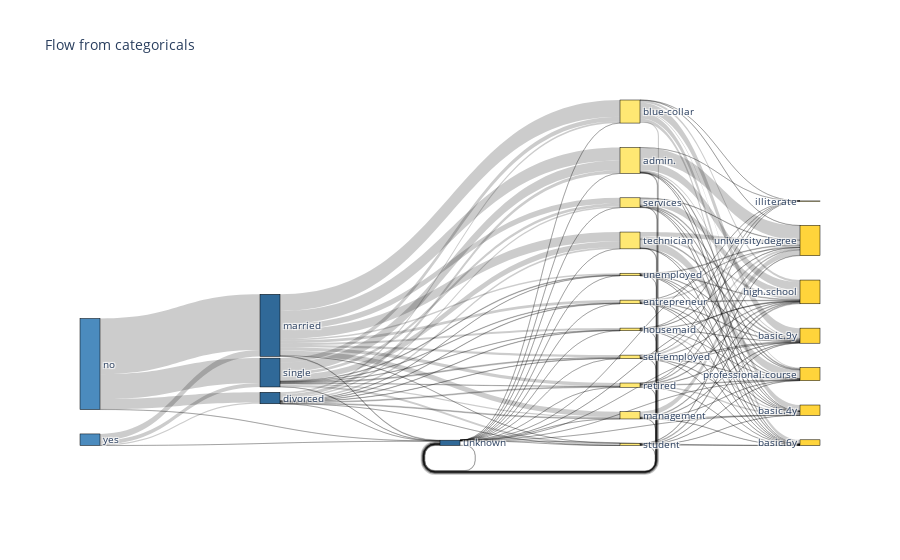

Notebook code for this chart:
### Code cell
flow_data = pd_bank_full_raw.groupby(['target','marital','job','education'], as_index=False).agg({'housing':'count'})


fig = genSankey(flow_data,cat_cols=['target','marital','job','education'],value_cols='housing',title='Flow from categoricals')

ax = go.Figure(fig)
ax.show()

### Figure 1 — Plotly figure (JSON) as saved in the notebook; plotly's stock layout.template omitted (floating-point values rounded to 4 significant figures; data arrays with more than 128 entries replaced by an {"elided": "..."} marker saying what was removed)
{"data": [{"link": {"source": {"elided": "145 int values"}, "target": {"elided": "145 int values"}, "value": {"elided": "145 int values"}}, "node": {"color": ["#4B8BBE", "#4B8BBE", "#306998", "#306998", "#306998", "#306998", "#FFE873", "#FFE873", "#FFE873", "#FFE873", "#FFE873", "#FFE873", "#FFE873", "#FFE873", "#FFE873", "#FFE873", "#FFE873", "#FFE873", "#FFD43B", "#FFD43B", "#FFD43B", "#FFD43B", "#FFD43B", "#FFD43B", "#FFD43B", "#FFD43B"], "label": ["no", "yes", "divorced", "married", "unknown", "single", "management", "technician", "admin.", "student", "retired", "self-employed", "housemaid", "entrepreneur", "services", "unemployed", "blue-collar", "illiterate", "basic.9y", "university.degree", "basic.6y", "professional.course", "high.school", "basic.4y"], "line": {"color": "black", "width": 0.5}, "pad": 15, "thickness": 20}, "type": "sankey"}], "layout": {"font": {"size": 10}, "title": {"text": "Flow from categoricals"}}}
